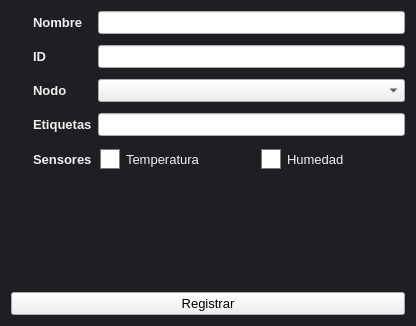
<?xml version="1.0" encoding="UTF-8"?>
<ui version="4.0">
 <class>registro</class>
 <widget class="QWidget" name="registro">
  <property name="geometry">
   <rect>
    <x>0</x>
    <y>0</y>
    <width>416</width>
    <height>326</height>
   </rect>
  </property>
  <property name="windowTitle">
   <string>Registro de dispositivo</string>
  </property>
  <property name="styleSheet">
   <string notr="true">QWidget#registro{
	background-color: #1f1f23;
}

QWidget{
	font-family: &quot;Inter&quot;, &quot;Verdana&quot;, &quot;sans-serif&quot;;
	font-size: 10pt;
}

QLabel{
	color: #F0F0F0;
	font-weight: bold;
}

QCheckBox{
	color: #F0F0F0;
	padding: 2px;
}

QCheckBox::indicator {
    width: 18px;
    height: 18px;
    border: 1px solid #7a7a7a;
    background: white;
}

QCheckBox::indicator:checked {
    background: #4aa8ff;
    border: 1px solid #4aa8ff;
}

QCheckBox::checked{
	border: 1px solid #4aa8ff;
}

QTextBrowser{
	background-color: #1f1f23;
	color: #f1c40f;
}

QPushButton{
	color: black;
}</string>
  </property>
  <layout class="QVBoxLayout" name="verticalLayout">
   <item>
    <layout class="QFormLayout" name="formLayout">
     <property name="verticalSpacing">
      <number>11</number>
     </property>
     <item row="0" column="1">
      <widget class="QLineEdit" name="le_nombre"/>
     </item>
     <item row="1" column="1">
      <widget class="QLineEdit" name="le_id"/>
     </item>
     <item row="2" column="1">
      <widget class="QComboBox" name="cb_nodo"/>
     </item>
     <item row="3" column="1">
      <widget class="QLineEdit" name="le_etiquetas"/>
     </item>
     <item row="4" column="1">
      <layout class="QHBoxLayout" name="horizontalLayout">
       <property name="spacing">
        <number>14</number>
       </property>
       <item>
        <widget class="QCheckBox" name="chkb_temperatura">
         <property name="text">
          <string>Temperatura</string>
         </property>
        </widget>
       </item>
       <item>
        <widget class="QCheckBox" name="chkb_humedad">
         <property name="text">
          <string>Humedad</string>
         </property>
        </widget>
       </item>
      </layout>
     </item>
     <item row="0" column="0">
      <layout class="QHBoxLayout" name="horizontalLayout_3">
       <property name="spacing">
        <number>14</number>
       </property>
       <item>
        <widget class="QLabel" name="icon_nombre">
         <property name="text">
          <string/>
         </property>
        </widget>
       </item>
       <item>
        <widget class="QLabel" name="lbl_nombre">
         <property name="text">
          <string>Nombre</string>
         </property>
        </widget>
       </item>
      </layout>
     </item>
     <item row="1" column="0">
      <layout class="QHBoxLayout" name="horizontalLayout_4">
       <property name="spacing">
        <number>14</number>
       </property>
       <item>
        <widget class="QLabel" name="icon_id">
         <property name="text">
          <string/>
         </property>
        </widget>
       </item>
       <item>
        <widget class="QLabel" name="lbl_id">
         <property name="text">
          <string>ID</string>
         </property>
        </widget>
       </item>
      </layout>
     </item>
     <item row="2" column="0">
      <layout class="QHBoxLayout" name="horizontalLayout_5">
       <property name="spacing">
        <number>14</number>
       </property>
       <item>
        <widget class="QLabel" name="icon_nodo">
         <property name="text">
          <string/>
         </property>
        </widget>
       </item>
       <item>
        <widget class="QLabel" name="lbl_nodo">
         <property name="text">
          <string>Nodo</string>
         </property>
        </widget>
       </item>
      </layout>
     </item>
     <item row="3" column="0">
      <layout class="QHBoxLayout" name="horizontalLayout_6">
       <property name="spacing">
        <number>14</number>
       </property>
       <item>
        <widget class="QLabel" name="icon_tags">
         <property name="text">
          <string/>
         </property>
        </widget>
       </item>
       <item>
        <widget class="QLabel" name="lbl_etiquetas">
         <property name="text">
          <string>Etiquetas</string>
         </property>
        </widget>
       </item>
      </layout>
     </item>
     <item row="4" column="0">
      <layout class="QHBoxLayout" name="horizontalLayout_7">
       <property name="spacing">
        <number>14</number>
       </property>
       <item>
        <widget class="QLabel" name="icon_sensores">
         <property name="text">
          <string/>
         </property>
        </widget>
       </item>
       <item>
        <widget class="QLabel" name="lbl_sensores">
         <property name="text">
          <string>Sensores</string>
         </property>
        </widget>
       </item>
      </layout>
     </item>
    </layout>
   </item>
   <item>
    <widget class="QTextBrowser" name="tb_errores">
     <property name="sizePolicy">
      <sizepolicy hsizetype="Expanding" vsizetype="Preferred">
       <horstretch>0</horstretch>
       <verstretch>0</verstretch>
      </sizepolicy>
     </property>
     <property name="frameShape">
      <enum>QFrame::NoFrame</enum>
     </property>
     <property name="html">
      <string>&lt;!DOCTYPE HTML PUBLIC &quot;-//W3C//DTD HTML 4.0//EN&quot; &quot;http://www.w3.org/TR/REC-html40/strict.dtd&quot;&gt;
&lt;html&gt;&lt;head&gt;&lt;meta name=&quot;qrichtext&quot; content=&quot;1&quot; /&gt;&lt;style type=&quot;text/css&quot;&gt;
p, li { white-space: pre-wrap; }
&lt;/style&gt;&lt;/head&gt;&lt;body style=&quot; font-family:'Inter','Verdana','sans-serif'; font-size:10pt; font-weight:400; font-style:normal;&quot;&gt;
&lt;p style=&quot;-qt-paragraph-type:empty; margin-top:0px; margin-bottom:0px; margin-left:0px; margin-right:0px; -qt-block-indent:0; text-indent:0px;&quot;&gt;&lt;br /&gt;&lt;/p&gt;&lt;/body&gt;&lt;/html&gt;</string>
     </property>
    </widget>
   </item>
   <item>
    <widget class="QPushButton" name="btn_registrar">
     <property name="text">
      <string>Registrar</string>
     </property>
    </widget>
   </item>
  </layout>
 </widget>
 <resources/>
 <connections/>
</ui>
